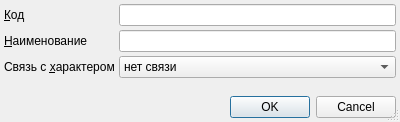
<?xml version="1.0" encoding="UTF-8"?>
<ui version="4.0">
 <class>ItemEditorDialog</class>
 <widget class="QDialog" name="ItemEditorDialog">
  <property name="geometry">
   <rect>
    <x>0</x>
    <y>0</y>
    <width>400</width>
    <height>122</height>
   </rect>
  </property>
  <property name="windowTitle">
   <string>ChangeMe!</string>
  </property>
  <property name="sizeGripEnabled">
   <bool>true</bool>
  </property>
  <layout class="QGridLayout">
   <property name="margin">
    <number>4</number>
   </property>
   <property name="spacing">
    <number>4</number>
   </property>
   <item row="0" column="1" colspan="2">
    <widget class="QLineEdit" name="edtCode"/>
   </item>
   <item row="1" column="1" colspan="2">
    <widget class="QLineEdit" name="edtName"/>
   </item>
   <item row="3" column="0">
    <spacer>
     <property name="orientation">
      <enum>Qt::Vertical</enum>
     </property>
     <property name="sizeHint" stdset="0">
      <size>
       <width>20</width>
       <height>40</height>
      </size>
     </property>
    </spacer>
   </item>
   <item row="2" column="0">
    <widget class="QLabel" name="lblCharacterRelation">
     <property name="sizePolicy">
      <sizepolicy hsizetype="Maximum" vsizetype="Preferred">
       <horstretch>0</horstretch>
       <verstretch>0</verstretch>
      </sizepolicy>
     </property>
     <property name="text">
      <string>Связь с &amp;характером</string>
     </property>
     <property name="buddy">
      <cstring>cmbCharacterRelation</cstring>
     </property>
    </widget>
   </item>
   <item row="2" column="1" colspan="2">
    <widget class="QComboBox" name="cmbCharacterRelation">
     <item>
      <property name="text">
       <string>нет связи</string>
      </property>
     </item>
     <item>
      <property name="text">
       <string>только для острых</string>
      </property>
     </item>
     <item>
      <property name="text">
       <string>только для хронических</string>
      </property>
     </item>
     <item>
      <property name="text">
       <string>для острых и хронических (но не для Z-к)</string>
      </property>
     </item>
     <item>
      <property name="text">
       <string>только для Z-к</string>
      </property>
     </item>
    </widget>
   </item>
   <item row="1" column="0">
    <widget class="QLabel" name="lblName">
     <property name="sizePolicy">
      <sizepolicy hsizetype="Maximum" vsizetype="Preferred">
       <horstretch>0</horstretch>
       <verstretch>0</verstretch>
      </sizepolicy>
     </property>
     <property name="text">
      <string>&amp;Наименование</string>
     </property>
     <property name="buddy">
      <cstring>edtName</cstring>
     </property>
    </widget>
   </item>
   <item row="0" column="0">
    <widget class="QLabel" name="lblCode">
     <property name="sizePolicy">
      <sizepolicy hsizetype="Maximum" vsizetype="Preferred">
       <horstretch>0</horstretch>
       <verstretch>0</verstretch>
      </sizepolicy>
     </property>
     <property name="text">
      <string>&amp;Код</string>
     </property>
     <property name="buddy">
      <cstring>edtCode</cstring>
     </property>
    </widget>
   </item>
   <item row="4" column="0" colspan="3">
    <widget class="QDialogButtonBox" name="buttonBox">
     <property name="standardButtons">
      <set>QDialogButtonBox::Cancel|QDialogButtonBox::Ok</set>
     </property>
    </widget>
   </item>
  </layout>
 </widget>
 <tabstops>
  <tabstop>edtCode</tabstop>
  <tabstop>edtName</tabstop>
  <tabstop>cmbCharacterRelation</tabstop>
 </tabstops>
 <resources/>
 <connections>
  <connection>
   <sender>buttonBox</sender>
   <signal>accepted()</signal>
   <receiver>ItemEditorDialog</receiver>
   <slot>accept()</slot>
   <hints>
    <hint type="sourcelabel">
     <x>188</x>
     <y>99</y>
    </hint>
    <hint type="destinationlabel">
     <x>188</x>
     <y>57</y>
    </hint>
   </hints>
  </connection>
  <connection>
   <sender>buttonBox</sender>
   <signal>rejected()</signal>
   <receiver>ItemEditorDialog</receiver>
   <slot>reject()</slot>
   <hints>
    <hint type="sourcelabel">
     <x>188</x>
     <y>99</y>
    </hint>
    <hint type="destinationlabel">
     <x>188</x>
     <y>57</y>
    </hint>
   </hints>
  </connection>
 </connections>
</ui>
